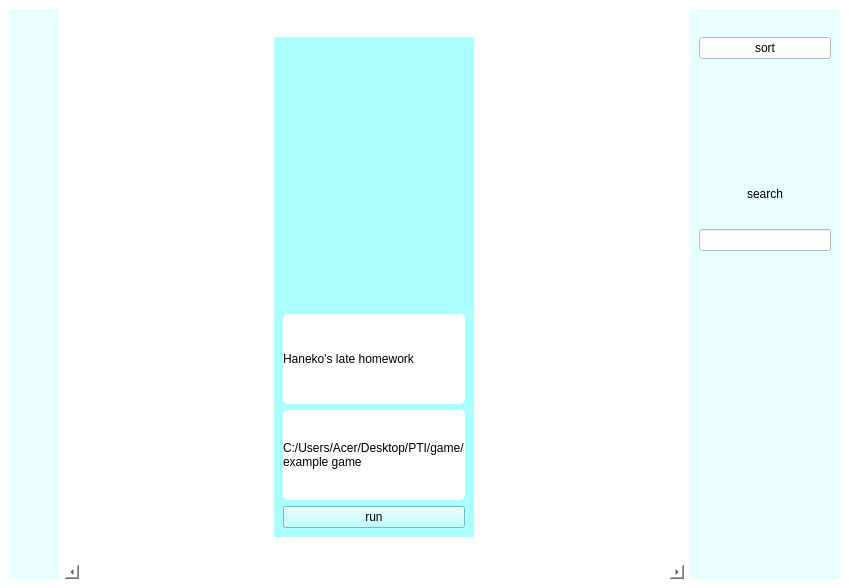
<?xml version="1.0" encoding="UTF-8"?>
<ui version="4.0">
 <class>MainWindow</class>
 <widget class="QMainWindow" name="MainWindow">
  <property name="geometry">
   <rect>
    <x>0</x>
    <y>0</y>
    <width>849</width>
    <height>588</height>
   </rect>
  </property>
  <property name="windowTitle">
   <string>MainWindow</string>
  </property>
  <property name="styleSheet">
   <string notr="true">background-color: rgb(255, 255, 255);</string>
  </property>
  <widget class="QWidget" name="centralwidget">
   <layout class="QGridLayout" name="gridLayout">
    <item row="0" column="0">
     <widget class="QWidget" name="widget" native="true">
      <property name="maximumSize">
       <size>
        <width>100</width>
        <height>16777215</height>
       </size>
      </property>
      <property name="styleSheet">
       <string notr="true">background-color:rgb(233, 255, 255);
border-color: rgb(152, 255, 255);</string>
      </property>
      <layout class="QVBoxLayout" name="verticalLayout">
       <item>
        <widget class="QPushButton" name="b0">
         <property name="styleSheet">
          <string notr="true">border: 2 rgb(0, 170, 255);</string>
         </property>
         <property name="text">
          <string/>
         </property>
         <property name="icon">
          <iconset>
           <normaloff>../img/joystick.png</normaloff>../img/joystick.png</iconset>
         </property>
         <property name="iconSize">
          <size>
           <width>50</width>
           <height>50</height>
          </size>
         </property>
        </widget>
       </item>
       <item>
        <widget class="QPushButton" name="b1">
         <property name="styleSheet">
          <string notr="true">border: 2 rgb(0, 170, 255);</string>
         </property>
         <property name="text">
          <string/>
         </property>
         <property name="icon">
          <iconset>
           <normaloff>../img/cpu.png</normaloff>../img/cpu.png</iconset>
         </property>
         <property name="iconSize">
          <size>
           <width>50</width>
           <height>50</height>
          </size>
         </property>
        </widget>
       </item>
       <item>
        <widget class="QPushButton" name="b2">
         <property name="styleSheet">
          <string notr="true">border: 2 rgb(0, 170, 255);</string>
         </property>
         <property name="text">
          <string/>
         </property>
         <property name="icon">
          <iconset>
           <normaloff>../img/magnifier.png</normaloff>../img/magnifier.png</iconset>
         </property>
         <property name="iconSize">
          <size>
           <width>50</width>
           <height>50</height>
          </size>
         </property>
        </widget>
       </item>
      </layout>
     </widget>
    </item>
    <item row="0" column="1">
     <widget class="QScrollArea" name="scrollArea">
      <property name="frameShape">
       <enum>QFrame::NoFrame</enum>
      </property>
      <property name="frameShadow">
       <enum>QFrame::Plain</enum>
      </property>
      <property name="lineWidth">
       <number>10</number>
      </property>
      <property name="verticalScrollBarPolicy">
       <enum>Qt::ScrollBarAlwaysOff</enum>
      </property>
      <property name="horizontalScrollBarPolicy">
       <enum>Qt::ScrollBarAlwaysOn</enum>
      </property>
      <property name="sizeAdjustPolicy">
       <enum>QAbstractScrollArea::AdjustIgnored</enum>
      </property>
      <property name="widgetResizable">
       <bool>true</bool>
      </property>
      <widget class="QWidget" name="scrollAreaWidgetContents">
       <property name="geometry">
        <rect>
         <x>0</x>
         <y>0</y>
         <width>587</width>
         <height>545</height>
        </rect>
       </property>
       <layout class="QHBoxLayout" name="horizontalLayout">
        <item>
         <widget class="QWidget" name="widget_3" native="true">
          <property name="minimumSize">
           <size>
            <width>200</width>
            <height>500</height>
           </size>
          </property>
          <property name="maximumSize">
           <size>
            <width>200</width>
            <height>500</height>
           </size>
          </property>
          <property name="styleSheet">
           <string notr="true">background-color: rgb(170, 255, 255);</string>
          </property>
          <layout class="QVBoxLayout" name="verticalLayout_2">
           <item>
            <widget class="QLabel" name="img">
             <property name="text">
              <string/>
             </property>
             <property name="pixmap">
              <pixmap>../../../Downloads/_v3zrX.png</pixmap>
             </property>
             <property name="scaledContents">
              <bool>true</bool>
             </property>
            </widget>
           </item>
           <item>
            <widget class="QLabel" name="n">
             <property name="minimumSize">
              <size>
               <width>0</width>
               <height>20</height>
              </size>
             </property>
             <property name="maximumSize">
              <size>
               <width>16777215</width>
               <height>90</height>
              </size>
             </property>
             <property name="styleSheet">
              <string notr="true">border-radius:5px;
border-color: rgb(255, 255, 255);
background-color: rgb(255, 255, 255);</string>
             </property>
             <property name="text">
              <string>Haneko's late homework</string>
             </property>
            </widget>
           </item>
           <item>
            <widget class="QLabel" name="dir">
             <property name="minimumSize">
              <size>
               <width>0</width>
               <height>20</height>
              </size>
             </property>
             <property name="maximumSize">
              <size>
               <width>16777215</width>
               <height>90</height>
              </size>
             </property>
             <property name="styleSheet">
              <string notr="true">border-radius:5px;
border-color: rgb(255, 255, 255);
background-color: rgb(255, 255, 255);</string>
             </property>
             <property name="text">
              <string>C:/Users/Acer/Desktop/PTI/game/example game</string>
             </property>
             <property name="wordWrap">
              <bool>true</bool>
             </property>
            </widget>
           </item>
           <item>
            <widget class="QPushButton" name="pushButton">
             <property name="text">
              <string>run</string>
             </property>
            </widget>
           </item>
          </layout>
         </widget>
        </item>
       </layout>
      </widget>
     </widget>
    </item>
    <item row="0" column="2">
     <widget class="QWidget" name="widget_2" native="true">
      <property name="minimumSize">
       <size>
        <width>100</width>
        <height>0</height>
       </size>
      </property>
      <property name="maximumSize">
       <size>
        <width>150</width>
        <height>16777215</height>
       </size>
      </property>
      <property name="styleSheet">
       <string notr="true">background-color:rgb(233, 255, 255);
border-color: rgb(152, 255, 255);</string>
      </property>
      <layout class="QVBoxLayout" name="verticalLayout_3">
       <item>
        <widget class="QPushButton" name="sor">
         <property name="styleSheet">
          <string notr="true">background-color: rgb(255, 255, 255);</string>
         </property>
         <property name="text">
          <string>sort</string>
         </property>
        </widget>
       </item>
       <item>
        <spacer name="verticalSpacer_2">
         <property name="orientation">
          <enum>Qt::Vertical</enum>
         </property>
         <property name="sizeType">
          <enum>QSizePolicy::Fixed</enum>
         </property>
         <property name="sizeHint" stdset="0">
          <size>
           <width>20</width>
           <height>100</height>
          </size>
         </property>
        </spacer>
       </item>
       <item>
        <widget class="QLabel" name="label">
         <property name="maximumSize">
          <size>
           <width>16777215</width>
           <height>20</height>
          </size>
         </property>
         <property name="text">
          <string>search</string>
         </property>
         <property name="alignment">
          <set>Qt::AlignCenter</set>
         </property>
        </widget>
       </item>
       <item>
        <widget class="QLineEdit" name="search">
         <property name="styleSheet">
          <string notr="true">background-color: rgb(255, 255, 255);</string>
         </property>
        </widget>
       </item>
       <item>
        <spacer name="verticalSpacer">
         <property name="orientation">
          <enum>Qt::Vertical</enum>
         </property>
         <property name="sizeType">
          <enum>QSizePolicy::Fixed</enum>
         </property>
         <property name="sizeHint" stdset="0">
          <size>
           <width>4</width>
           <height>300</height>
          </size>
         </property>
        </spacer>
       </item>
      </layout>
     </widget>
    </item>
   </layout>
  </widget>
 </widget>
 <resources/>
 <connections/>
</ui>
